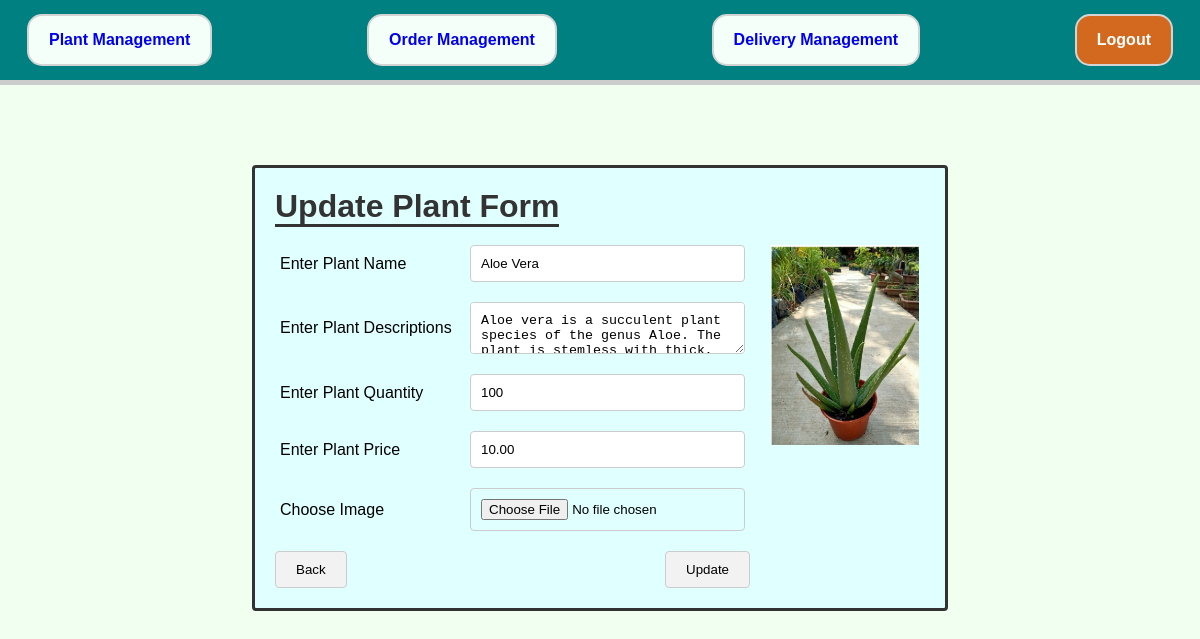
/adm/plant/update/1/ (signed in), run on an earlier commit of the app's database.
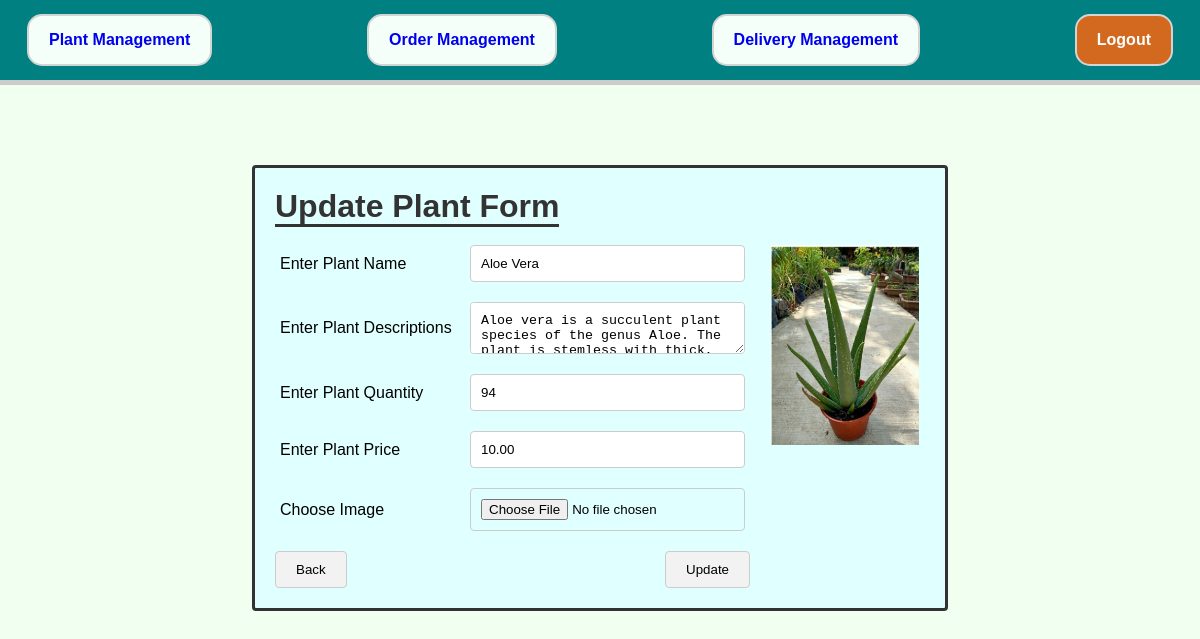
And on a later commit of the database.
### app/models.py (models this page shows, shortened)
class Plant(models.Model):
    plant_name = models.CharField(max_length=80)
    plant_image = models.ImageField(upload_to='plant/')
    plant_description = models.CharField(max_length=500)
    plant_price = models.DecimalField(max_digits=5, decimal_places=2)
    plant_availability = models.PositiveIntegerField(validators=[MinValueValidator(1), MaxValueValidator(999)])

### app/views.py (the view)
# urls.py: path("adm/plant/update/<int:plant_id>/", views.updatePlant, name="updatePlant"),
@user_passes_test(lambda user: user.is_admin)
def updatePlant(request, plant_id):
    plant = get_object_or_404(Plant, id=plant_id)
    if request.method == 'POST':
        plant_name = request.POST.get('plant_name')
        plant_description = request.POST.get('plant_description')
        plant_price = request.POST.get('plant_price')
        plant_availability = request.POST.get('plant_availability')
        plant_image = request.FILES.get('plant_image') if 'plant_image' in request.FILES else None
        plant.plant_name = plant_name
        plant.plant_description = plant_description
        plant.plant_price = plant_price
        plant.plant_availability = plant_availability
        if plant_image:
            plant.plant_image = plant_image
        plant.save()
        return redirect('plantManagement')
    else:
        return render(request, "update_plant.html", {"plant": plant})

### app/templates/update_plant.html (shortened to what this page needs)
{% load static %}
<!DOCTYPE html>
<html lang="en">
<head>
    <link rel="stylesheet" href="{% static 'styles.css' %}">
</head>
<body>
    <div class="navbar">
        <a href="{% url 'plantManagement' %}" class="nav-button">Plant Management</a>
        <a href="{% url 'orderManagement' %}" class="nav-button">Order Management</a>
        <a href="{% url 'deliveryManagement' %}" class="nav-button">Delivery Management</a>
        <a href="{% url 'logout' %}" class="nav-button logout">Logout</a>
    </div>
    <div class="form-container">
        <h1>Update Plant Form</h1>
        <div class="form-content">
            <form action="{% url 'updatePlant' plant.id %}" method="post" enctype="multipart/form-data">
                <div class="form-row">
                    <label for="plant-name">Enter Plant Name</label>
                    <input type="text" id="plant-name" name="plant_name" value="{{ plant.plant_name }}">
                </div>
                <div class="form-row">
                    <label for="plant-description">Enter Plant Descriptions</label>
                    <textarea id="plant-description" name="plant_description">{{ plant.plant_description }}</textarea>
                </div>
                <div class="form-row">
                    <label for="plant-quantity">Enter Plant Quantity</label>
                    <input type="number" id="plant-quantity" name="plant_availability" value="{{ plant.plant_availability }}">
                </div>
                <div class="form-row">
                    <label for="plant-price">Enter Plant Price</label>
                    <input type="text" id="plant-price" name="plant_price" value="{{ plant.plant_price }}">
                </div>
                <div class="form-row">
                    <label for="plant-image">Choose Image</label>
                    <input type="file" id="plant-image" name="plant_image">
                </div>
                <div class="form-buttons">
                    <input type="button" value="Back" onclick="history.back()">
                    <input type="submit" value="Update">
                </div>
            </form>
            <div class="plant-image-preview">
                <img src="{{ plant.plant_image.url }}" alt="Plant image preview">
            </div>
        </div>
    </div>
</body>
</html>

What changed in the data, as far as the page shows it:
changed Plant "Aloe Vera": plant_availability "100" → "94"
